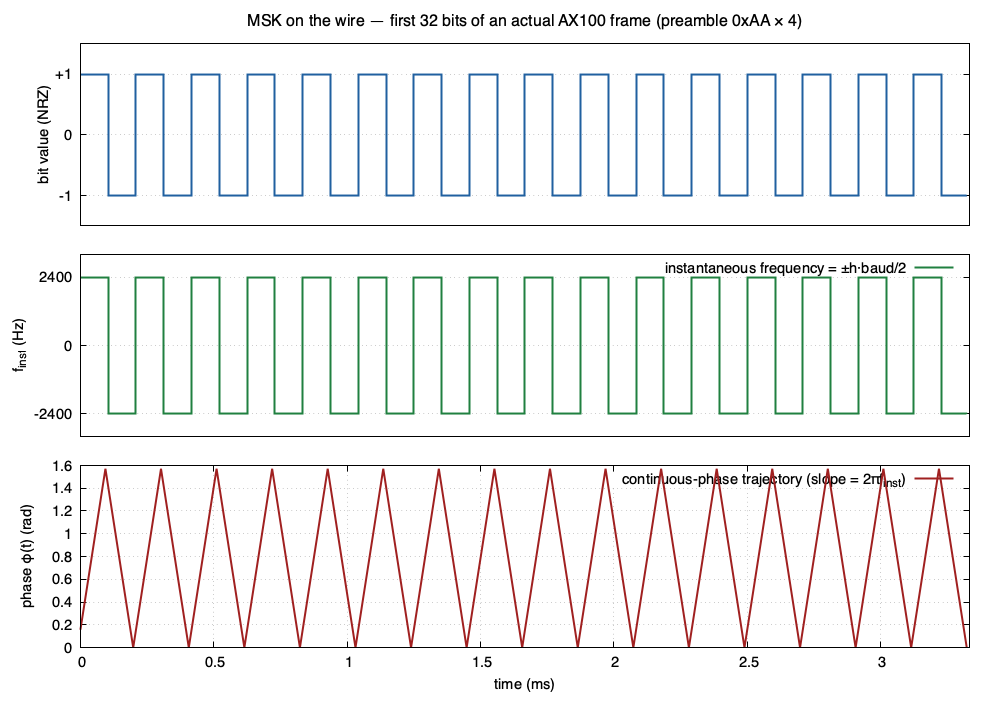

Reproduce this figure in gnuplot.
set terminal pngcairo size 1000,720 enhanced font 'Helvetica,11'
set output 'fig_msk_trajectory.png'

# MSK at h = 0.5, baud = 9600, dev = 2400 Hz, fs = 96 kHz (sps = 10)
# First 32 bits of the real wire stream:
#   preamble (4 bytes 0xAA = bits 10101010...)  → first 32 bits
# so the first symbol period is +deviation, then alternating ±, until
# the ASM at bit 32.

set multiplot layout 3,1 margins 0.08,0.97,0.10,0.94 spacing 0,0.04
set grid

set ylabel "bit value (NRZ)"
set yrange [-1.5:1.5]
set ytics ("-1" -1, "0" 0, "+1" 1)
set xrange [0:32.0/9.6]
unset xtics
set title "MSK on the wire — first 32 bits of an actual AX100 frame (preamble 0xAA × 4)" font ',12'
plot 'msk_trajectory.dat' using 1:2 with steps lw 2 lc rgb '#2060a0' notitle

set ylabel "f_{inst} (Hz)"
set yrange [-3200:3200]
set ytics (-2400, 0, 2400)
set title ""
plot 'msk_trajectory.dat' using 1:3 with steps lw 2 lc rgb '#208040' title 'instantaneous frequency = ±h·baud/2'

set ylabel "phase φ(t) (rad)"
set xlabel "time (ms)"
set xtics auto
set autoscale y
set ytics auto
plot 'msk_trajectory.dat' using 1:4 with lines lw 2 lc rgb '#a02020' title 'continuous-phase trajectory (slope = 2πf_{inst})'

unset multiplot
